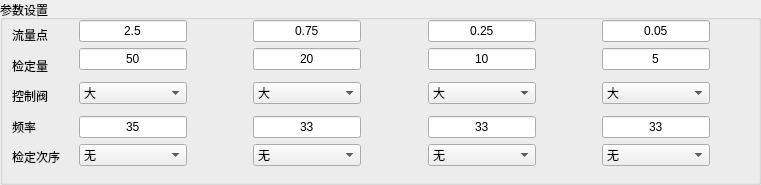
  <widget class="QGroupBox" name="gBox_FlowPnt">
   <property name="geometry">
    <rect>
     <x>10</x>
     <y>200</y>
     <width>761</width>
     <height>185</height>
    </rect>
   </property>
   <property name="title">
    <string>参数设置</string>
   </property>
   <widget class="QLabel" name="label_12">
    <property name="geometry">
     <rect>
      <x>12</x>
      <y>27</y>
      <width>45</width>
      <height>16</height>
     </rect>
    </property>
    <property name="text">
     <string>流量点</string>
    </property>
   </widget>
   <widget class="QLabel" name="label_15">
    <property name="geometry">
     <rect>
      <x>12</x>
      <y>149</y>
      <width>60</width>
      <height>16</height>
     </rect>
    </property>
    <property name="text">
     <string>检定次序</string>
    </property>
   </widget>
   <widget class="QLabel" name="label_13">
    <property name="geometry">
     <rect>
      <x>12</x>
      <y>58</y>
      <width>45</width>
      <height>16</height>
     </rect>
    </property>
    <property name="text">
     <string>检定量</string>
    </property>
   </widget>
   <widget class="QLabel" name="label_14">
    <property name="geometry">
     <rect>
      <x>12</x>
      <y>88</y>
      <width>45</width>
      <height>16</height>
     </rect>
    </property>
    <property name="text">
     <string>控制阀</string>
    </property>
   </widget>
   <widget class="QLabel" name="label_18">
    <property name="geometry">
     <rect>
      <x>12</x>
      <y>119</y>
      <width>30</width>
      <height>16</height>
     </rect>
    </property>
    <property name="text">
     <string>频率</string>
    </property>
   </widget>
   <widget class="QWidget" name="layoutWidget">
    <property name="geometry">
     <rect>
      <x>79</x>
      <y>20</y>
      <width>631</width>
      <height>146</height>
     </rect>
    </property>
    <layout class="QGridLayout" name="gridLayout_9">
     <item row="0" column="0">
      <widget class="QLineEdit" name="lnEdit_Flow1">
       <property name="text">
        <string>2.5</string>
       </property>
       <property name="alignment">
        <set>Qt::AlignCenter</set>
       </property>
      </widget>
     </item>
     <item row="0" column="1">
      <spacer name="horizontalSpacer_6">
       <property name="orientation">
        <enum>Qt::Horizontal</enum>
       </property>
       <property name="sizeHint" stdset="0">
        <size>
         <width>18</width>
         <height>20</height>
        </size>
       </property>
      </spacer>
     </item>
     <item row="0" column="2">
      <widget class="QLineEdit" name="lnEdit_Flow2">
       <property name="text">
        <string>0.75</string>
       </property>
       <property name="alignment">
        <set>Qt::AlignCenter</set>
       </property>
      </widget>
     </item>
     <item row="0" column="3">
      <spacer name="horizontalSpacer_10">
       <property name="orientation">
        <enum>Qt::Horizontal</enum>
       </property>
       <property name="sizeHint" stdset="0">
        <size>
         <width>18</width>
         <height>20</height>
        </size>
       </property>
      </spacer>
     </item>
     <item row="0" column="4">
      <widget class="QLineEdit" name="lnEdit_Flow3">
       <property name="text">
        <string>0.25</string>
       </property>
       <property name="alignment">
        <set>Qt::AlignCenter</set>
       </property>
      </widget>
     </item>
     <item row="0" column="5">
      <spacer name="horizontalSpacer_11">
       <property name="orientation">
        <enum>Qt::Horizontal</enum>
       </property>
       <property name="sizeHint" stdset="0">
        <size>
         <width>18</width>
         <height>20</height>
        </size>
       </property>
      </spacer>
     </item>
     <item row="0" column="6">
      <widget class="QLineEdit" name="lnEdit_Flow4">
       <property name="text">
        <string>0.05</string>
       </property>
       <property name="alignment">
        <set>Qt::AlignCenter</set>
       </property>
      </widget>
     </item>
     <item row="1" column="0">
      <widget class="QLineEdit" name="lineEdit_Quantity_1">
       <property name="text">
        <string>50</string>
       </property>
       <property name="alignment">
        <set>Qt::AlignCenter</set>
       </property>
      </widget>
     </item>
     <item row="1" column="1">
      <spacer name="horizontalSpacer_7">
       <property name="orientation">
        <enum>Qt::Horizontal</enum>
       </property>
       <property name="sizeHint" stdset="0">
        <size>
         <width>18</width>
         <height>20</height>
        </size>
       </property>
      </spacer>
     </item>
     <item row="1" column="2">
      <widget class="QLineEdit" name="lineEdit_Quantity_2">
       <property name="text">
        <string>20</string>
       </property>
       <property name="alignment">
        <set>Qt::AlignCenter</set>
       </property>
      </widget>
     </item>
     <item row="1" column="3">
      <spacer name="horizontalSpacer_12">
       <property name="orientation">
        <enum>Qt::Horizontal</enum>
       </property>
       <property name="sizeHint" stdset="0">
        <size>
         <width>18</width>
         <height>20</height>
        </size>
       </property>
      </spacer>
     </item>
     <item row="1" column="4">
      <widget class="QLineEdit" name="lineEdit_Quantity_3">
       <property name="text">
        <string>10</string>
       </property>
       <property name="alignment">
        <set>Qt::AlignCenter</set>
       </property>
      </widget>
     </item>
     <item row="1" column="5">
      <spacer name="horizontalSpacer_13">
       <property name="orientation">
        <enum>Qt::Horizontal</enum>
       </property>
       <property name="sizeHint" stdset="0">
        <size>
         <width>18</width>
         <height>20</height>
        </size>
       </property>
      </spacer>
     </item>
     <item row="1" column="6">
      <widget class="QLineEdit" name="lineEdit_Quantity_4">
       <property name="text">
        <string>5</string>
       </property>
       <property name="alignment">
        <set>Qt::AlignCenter</set>
       </property>
      </widget>
     </item>
     <item row="2" column="0" rowspan="2">
      <widget class="QComboBox" name="cBox_Valve_1">
       <property name="sizePolicy">
        <sizepolicy hsizetype="Expanding" vsizetype="Fixed">
         <horstretch>0</horstretch>
         <verstretch>0</verstretch>
        </sizepolicy>
       </property>
       <property name="font">
        <font>
         <weight>50</weight>
         <italic>false</italic>
         <bold>false</bold>
         <kerning>false</kerning>
        </font>
       </property>
       <property name="acceptDrops">
        <bool>false</bool>
       </property>
       <property name="layoutDirection">
        <enum>Qt::LeftToRight</enum>
       </property>
       <property name="autoFillBackground">
        <bool>false</bool>
       </property>
       <property name="frame">
        <bool>true</bool>
       </property>
       <item>
        <property name="text">
         <string>大</string>
        </property>
        <property name="icon">
         <iconset>
          <normaloff>C:/Users/Administrator/none.ico</normaloff>C:/Users/Administrator/none.ico</iconset>
        </property>
       </item>
       <item>
        <property name="text">
         <string>中一</string>
        </property>
       </item>
       <item>
        <property name="text">
         <string>中二</string>
        </property>
       </item>
       <item>
        <property name="text">
         <string>小</string>
        </property>
       </item>
      </widget>
     </item>
     <item row="2" column="1" rowspan="2">
      <spacer name="horizontalSpacer_20">
       <property name="orientation">
        <enum>Qt::Horizontal</enum>
       </property>
       <property name="sizeHint" stdset="0">
        <size>
         <width>18</width>
         <height>20</height>
        </size>
       </property>
      </spacer>
     </item>
     <item row="2" column="2" rowspan="2">
      <widget class="QComboBox" name="cBox_Valve_2">
       <property name="sizePolicy">
        <sizepolicy hsizetype="Expanding" vsizetype="Fixed">
         <horstretch>0</horstretch>
         <verstretch>0</verstretch>
        </sizepolicy>
       </property>
       <property name="font">
        <font>
         <weight>50</weight>
         <italic>false</italic>
         <bold>false</bold>
         <kerning>false</kerning>
        </font>
       </property>
       <property name="acceptDrops">
        <bool>false</bool>
       </property>
       <property name="layoutDirection">
        <enum>Qt::LeftToRight</enum>
       </property>
       <property name="autoFillBackground">
        <bool>false</bool>
       </property>
       <property name="frame">
        <bool>true</bool>
       </property>
       <item>
        <property name="text">
         <string>大</string>
        </property>
        <property name="icon">
         <iconset>
          <normaloff>C:/Users/Administrator/none.ico</normaloff>C:/Users/Administrator/none.ico</iconset>
        </property>
       </item>
       <item>
        <property name="text">
         <string>中一</string>
        </property>
       </item>
       <item>
        <property name="text">
         <string>中二</string>
        </property>
       </item>
       <item>
        <property name="text">
         <string>小</string>
        </property>
       </item>
      </widget>
     </item>
     <item row="2" column="3" rowspan="2">
      <spacer name="horizontalSpacer_21">
       <property name="orientation">
        <enum>Qt::Horizontal</enum>
       </property>
       <property name="sizeHint" stdset="0">
        <size>
         <width>18</width>
         <height>20</height>
        </size>
       </property>
      </spacer>
     </item>
     <item row="2" column="4" rowspan="2">
      <widget class="QComboBox" name="cBox_Valve_3">
       <property name="sizePolicy">
        <sizepolicy hsizetype="Expanding" vsizetype="Fixed">
         <horstretch>0</horstretch>
         <verstretch>0</verstretch>
        </sizepolicy>
       </property>
       <property name="font">
        <font>
         <weight>50</weight>
         <italic>false</italic>
         <bold>false</bold>
         <kerning>false</kerning>
        </font>
       </property>
       <property name="acceptDrops">
        <bool>false</bool>
       </property>
       <property name="layoutDirection">
        <enum>Qt::LeftToRight</enum>
       </property>
       <property name="autoFillBackground">
        <bool>false</bool>
       </property>
       <property name="frame">
        <bool>true</bool>
       </property>
       <item>
        <property name="text">
         <string>大</string>
        </property>
        <property name="icon">
         <iconset>
          <normaloff>C:/Users/Administrator/none.ico</normaloff>C:/Users/Administrator/none.ico</iconset>
        </property>
       </item>
       <item>
        <property name="text">
         <string>中一</string>
        </property>
       </item>
       <item>
        <property name="text">
         <string>中二</string>
        </property>
       </item>
       <item>
        <property name="text">
         <string>小</string>
        </property>
       </item>
      </widget>
     </item>
     <item row="2" column="5">
      <spacer name="horizontalSpacer_26">
       <property name="orientation">
        <enum>Qt::Horizontal</enum>
       </property>
       <property name="sizeHint" stdset="0">
        <size>
         <width>18</width>
         <height>20</height>
        </size>
       </property>
      </spacer>
     </item>
     <item row="2" column="6" rowspan="2">
      <widget class="QComboBox" name="cBox_Valve_4">
       <property name="sizePolicy">
        <sizepolicy hsizetype="Expanding" vsizetype="Fixed">
         <horstretch>0</horstretch>
         <verstretch>0</verstretch>
        </sizepolicy>
       </property>
       <property name="font">
        <font>
         <weight>50</weight>
         <italic>false</italic>
         <bold>false</bold>
         <kerning>false</kerning>
        </font>
       </property>
       <property name="acceptDrops">
        <bool>false</bool>
       </property>
       <property name="layoutDirection">
        <enum>Qt::LeftToRight</enum>
       </property>
       <property name="autoFillBackground">
        <bool>false</bool>
       </property>
       <property name="frame">
        <bool>true</bool>
       </property>
       <item>
        <property name="text">
         <string>大</string>
        </property>
        <property name="icon">
         <iconset>
          <normaloff>C:/Users/Administrator/none.ico</normaloff>C:/Users/Administrator/none.ico</iconset>
        </property>
       </item>
       <item>
        <property name="text">
         <string>中一</string>
        </property>
       </item>
       <item>
        <property name="text">
         <string>中二</string>
        </property>
       </item>
       <item>
        <property name="text">
         <string>小</string>
        </property>
       </item>
      </widget>
     </item>
     <item row="3" column="5" rowspan="2">
      <spacer name="horizontalSpacer_14">
       <property name="orientation">
        <enum>Qt::Horizontal</enum>
       </property>
       <property name="sizeHint" stdset="0">
        <size>
         <width>18</width>
         <height>20</height>
        </size>
       </property>
      </spacer>
     </item>
     <item row="4" column="0">
      <widget class="QLineEdit" name="lineEdit_freq_1">
       <property name="text">
        <string>35</string>
       </property>
       <property name="alignment">
        <set>Qt::AlignCenter</set>
       </property>
      </widget>
     </item>
     <item row="4" column="1">
      <spacer name="horizontalSpacer_8">
       <property name="orientation">
        <enum>Qt::Horizontal</enum>
       </property>
       <property name="sizeHint" stdset="0">
        <size>
         <width>18</width>
         <height>20</height>
        </size>
       </property>
      </spacer>
     </item>
     <item row="4" column="2">
      <widget class="QLineEdit" name="lineEdit_freq_2">
       <property name="text">
        <string>33</string>
       </property>
       <property name="alignment">
        <set>Qt::AlignCenter</set>
       </property>
      </widget>
     </item>
     <item row="4" column="3">
      <spacer name="horizontalSpacer_15">
       <property name="orientation">
        <enum>Qt::Horizontal</enum>
       </property>
       <property name="sizeHint" stdset="0">
        <size>
         <width>18</width>
         <height>20</height>
        </size>
       </property>
      </spacer>
     </item>
     <item row="4" column="4">
      <widget class="QLineEdit" name="lineEdit_freq_3">
       <property name="text">
        <string>33</string>
       </property>
       <property name="alignment">
        <set>Qt::AlignCenter</set>
       </property>
      </widget>
     </item>
     <item row="4" column="6">
      <widget class="QLineEdit" name="lineEdit_freq_4">
       <property name="text">
        <string>33</string>
       </property>
       <property name="alignment">
        <set>Qt::AlignCenter</set>
       </property>
      </widget>
     </item>
     <item row="5" column="0">
      <widget class="QComboBox" name="cBox_seq_1">
       <property name="sizePolicy">
        <sizepolicy hsizetype="Expanding" vsizetype="Fixed">
         <horstretch>0</horstretch>
         <verstretch>0</verstretch>
        </sizepolicy>
       </property>
       <property name="font">
        <font>
         <weight>50</weight>
         <italic>false</italic>
         <bold>false</bold>
         <kerning>false</kerning>
        </font>
       </property>
       <property name="acceptDrops">
        <bool>false</bool>
       </property>
       <property name="layoutDirection">
        <enum>Qt::LeftToRight</enum>
       </property>
       <property name="autoFillBackground">
        <bool>false</bool>
       </property>
       <property name="frame">
        <bool>true</bool>
       </property>
       <item>
        <property name="text">
         <string>无</string>
        </property>
        <property name="icon">
         <iconset>
          <normaloff>C:/Users/Administrator/none.ico</normaloff>C:/Users/Administrator/none.ico</iconset>
        </property>
       </item>
       <item>
        <property name="text">
         <string>      1</string>
        </property>
       </item>
       <item>
        <property name="text">
         <string>      2</string>
        </property>
       </item>
       <item>
        <property name="text">
         <string>      3</string>
        </property>
       </item>
       <item>
        <property name="text">
         <string>      4</string>
        </property>
       </item>
      </widget>
     </item>
     <item row="5" column="1">
      <spacer name="horizontalSpacer_9">
       <property name="orientation">
        <enum>Qt::Horizontal</enum>
       </property>
       <property name="sizeHint" stdset="0">
        <size>
         <width>18</width>
         <height>20</height>
        </size>
       </property>
      </spacer>
     </item>
     <item row="5" column="2">
      <widget class="QComboBox" name="cBox_seq_2">
       <property name="sizePolicy">
        <sizepolicy hsizetype="Preferred" vsizetype="Fixed">
         <horstretch>0</horstretch>
         <verstretch>0</verstretch>
        </sizepolicy>
       </property>
       <property name="currentIndex">
        <number>0</number>
       </property>
       <item>
        <property name="text">
         <string>无</string>
        </property>
        <property name="icon">
         <iconset>
          <normaloff>C:/Users/Administrator/none.ico</normaloff>C:/Users/Administrator/none.ico</iconset>
        </property>
       </item>
       <item>
        <property name="text">
         <string>      1</string>
        </property>
       </item>
       <item>
        <property name="text">
         <string>      2</string>
        </property>
       </item>
       <item>
        <property name="text">
         <string>      3</string>
        </property>
       </item>
       <item>
        <property name="text">
         <string>      4</string>
        </property>
       </item>
      </widget>
     </item>
     <item row="5" column="3">
      <spacer name="horizontalSpacer_16">
       <property name="orientation">
        <enum>Qt::Horizontal</enum>
       </property>
       <property name="sizeHint" stdset="0">
        <size>
         <width>18</width>
         <height>20</height>
        </size>
       </property>
      </spacer>
     </item>
     <item row="5" column="4">
      <widget class="QComboBox" name="cBox_seq_3">
       <property name="sizePolicy">
        <sizepolicy hsizetype="Expanding" vsizetype="Fixed">
         <horstretch>0</horstretch>
         <verstretch>0</verstretch>
        </sizepolicy>
       </property>
       <property name="currentIndex">
        <number>0</number>
       </property>
       <item>
        <property name="text">
         <string>无</string>
        </property>
        <property name="icon">
         <iconset>
          <normaloff>C:/Users/Administrator/none.ico</normaloff>C:/Users/Administrator/none.ico</iconset>
        </property>
       </item>
       <item>
        <property name="text">
         <string>      1</string>
        </property>
       </item>
       <item>
        <property name="text">
         <string>      2</string>
        </property>
       </item>
       <item>
        <property name="text">
         <string>      3</string>
        </property>
       </item>
       <item>
        <property name="text">
         <string>      4</string>
        </property>
       </item>
      </widget>
     </item>
     <item row="5" column="5">
      <spacer name="horizontalSpacer_17">
       <property name="orientation">
        <enum>Qt::Horizontal</enum>
       </property>
       <property name="sizeHint" stdset="0">
        <size>
         <width>18</width>
         <height>20</height>
        </size>
       </property>
      </spacer>
     </item>
     <item row="5" column="6">
      <widget class="QComboBox" name="cBox_seq_4">
       <property name="currentIndex">
        <number>0</number>
       </property>
       <item>
        <property name="text">
         <string>无</string>
        </property>
        <property name="icon">
         <iconset>
          <normaloff>C:/Users/Administrator/none.ico</normaloff>C:/Users/Administrator/none.ico</iconset>
        </property>
       </item>
       <item>
        <property name="text">
         <string>      1</string>
        </property>
       </item>
       <item>
        <property name="text">
         <string>      2</string>
        </property>
       </item>
       <item>
        <property name="text">
         <string>      3</string>
        </property>
       </item>
       <item>
        <property name="text">
         <string>      4</string>
        </property>
       </item>
      </widget>
     </item>
    </layout>
   </widget>
  </widget>
